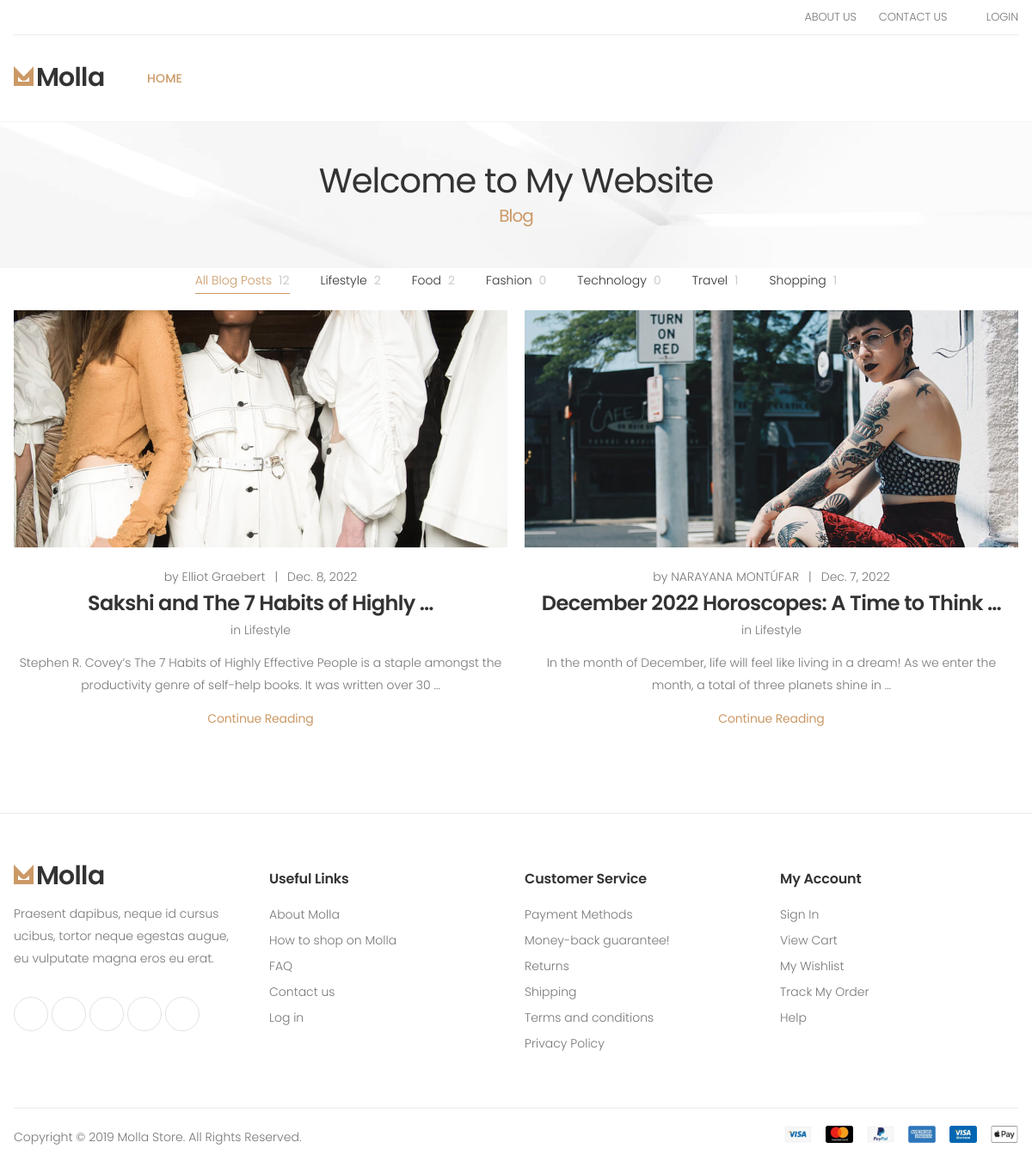
Page /category/1 on the committed database.
### blogs/models.py (models this page shows, shortened)
class Category(models.Model):
    name = models.CharField(max_length=20)
    def __str__(self):
        return self.name
    @property
    def cat_count(self):
        blogs = self.blog_set.all()
        num = blogs.count()
        return num

class Blog(models.Model):
    title = models.CharField(max_length=60)
    description = models.TextField()
    image = models.ImageField(null=True, blank=True)
    created_at = models.DateField(auto_now_add=True)
    author = models.CharField(max_length=35)
    category = models.ForeignKey(Category, on_delete=models.SET_NULL, null=True)
    @property
    def imageURL(self):
        try:
            url = self.image.url
        except:
            url = ""
        return url

### blogs/views.py (the view)
# urls.py: path('category/<int:id>', views.categorywise, name='category')
def categorywise(request, id):
    category = Category.objects.get(id=id)
    categories = Category.objects.all()
    blogs = Blog.objects.filter(category=category)
    return render(request, 'category.html', {'blogs': blogs, 'categories': categories})

### templates/category.html
{% extends 'base.html' %}
{% load static %}
{% block content %}
<div class="page-header text-center" style="background-image: url(../static/images/page-header-bg.jpg)">
    <div class="container">
        <h1 class="page-title">Welcome to My Website<span>Blog</span></h1>
    </div>
</div>
<div class="page-content">
    <div class="container">
        <nav class="blog-nav">
            <ul class="menu-cat entry-filter justify-content-center">
                <li class="active"><a href="/" data-filter="*">All Blog Posts<span>12</span></a></li>
                {% for category in categories %}
                <li><a href="/category/{{ category.id }}" data-filter=".lifestyle">{{ category.name }}<span>{{ category.cat_count }}</span></a></li>
                {% endfor %}
            </ul>
        </nav>
        <div class="entry-container max-col-2" data-layout="fitRows">
            {% for blog in blogs reversed %}
            <div class="entry-item lifestyle shopping col-sm-6">
                <article class="entry entry-grid text-center">
                    <figure class="entry-media">
                        <a href="single.html">
                            <img src="{{ blog.imageURL }}" alt="image desc">
                        </a>
                    </figure>
                    <div class="entry-body">
                        <div class="entry-meta">
                            <span class="entry-author">
                                by <a href="#">{{ blog.author }}</a>
                            </span>
                            <span class="meta-separator">|</span>
                            <a href="#">{{ blog.created_at }}</a>
                        </div>
                        <h2 class="entry-title">
                            <a href="/blog/{{ blog.id }}">{{ blog.title | truncatewords:7 }}</a>
                        </h2>
                        <div class="entry-cats">
                            in <a href="#">{{ blog.category }}</a>
                        </div>
                        <div class="entry-content">
                            <p>
                                {{ blog.description | truncatewords:25 }}
                            </p>
                            <a href="/blog/{{ blog.id }}" class="read-more">Continue Reading</a>
                        </div>
                    </div>
                </article>
            </div>
            {% endfor %}
        </div>
    </div>
    {% endblock %}

### templates/base.html (shortened to what this page needs)
{% load static %}
<!DOCTYPE html>
<html lang="en">
<head>
    <link rel="stylesheet" href="{% static 'css/bootstrap.min.css' %}">
    <link rel="stylesheet" href="{% static 'css/plugins/owl-carousel/owl.carousel.css' %}">
    <link rel="stylesheet" href="{% static 'css/style.css' %}">
</head>
<body>
    <div class="page-wrapper">
        <header class="header">
            <div class="header-top">
                <div class="container">
                    <div class="header-right py-3">
                        <ul class="top-menu">
                            <li>
                                <ul>
                                    <li><a href="about.html">About Us</a></li>
                                    <li><a href="contact.html">Contact Us</a></li>
                                    {% if user.is_authenticated %}
                                    <li><a href="/logout"><i class="icon-user"></i>Logout</a>
                                    {% else %}
                                    <li><a href="/login"><i class="icon-user"></i>Login</a>
                                    {% endif %}
                                    </li>
                                </ul>
                            </li>
                        </ul>
                    </div>
                </div>
            </div>
            <div class="header-middle sticky-header">
                <div class="container">
                    <div class="header-left">
                        <a href="/" class="logo">
                            <img src="{% static 'images/logo.png' %}" alt="Molla Logo" width="105" height="25">
                        </a>
                        <nav class="main-nav">
                            <ul class="menu sf-arrows">
                                <li class="megamenu-container active">
                                    <a href="/" class="">Home</a>
                                </li>
                            </ul>
                        </nav>
                    </div>
                </div>
            </div>
        </header>
        <main class="main">
        {% block content %}
        {% endblock %}
        </main>
        <footer class="footer">
            <div class="footer-middle">
                <div class="container">
                    <div class="row">
                        <div class="col-sm-6 col-lg-3">
                            <div class="widget widget-about">
                                <img src="{% static 'images/logo.png' %}" class="footer-logo" alt="Footer Logo" width="105"
                                    height="25">
                                <p>Praesent dapibus, neque id cursus ucibus, tortor neque egestas augue, eu vulputate
                                    magna eros eu erat. </p>
                                <div class="social-icons">
                                    <a href="#" class="social-icon" target="_blank" title="Facebook"><i
                                            class="icon-facebook-f"></i></a>
                                    <a href="#" class="social-icon" target="_blank" title="Twitter"><i
                                            class="icon-twitter"></i></a>
                                    <a href="#" class="social-icon" target="_blank" title="Instagram"><i
                                            class="icon-instagram"></i></a>
                                    <a href="#" class="social-icon" target="_blank" title="Youtube"><i
                                            class="icon-youtube"></i></a>
                                    <a href="#" class="social-icon" target="_blank" title="Pinterest"><i
                                            class="icon-pinterest"></i></a>
                                </div>
                            </div>
                        </div>
                        <div class="col-sm-6 col-lg-3">
                            <div class="widget">
                                <h4 class="widget-title">Useful Links</h4>
                                <ul class="widget-list">
                                    <li><a href="about.html">About Molla</a></li>
                                    <li><a href="#">How to shop on Molla</a></li>
                                    <li><a href="#">FAQ</a></li>
                                    <li><a href="contact.html">Contact us</a></li>
                                    <li><a href="login.html">Log in</a></li>
                                </ul>
                            </div>
                        </div>
                        <div class="col-sm-6 col-lg-3">
                            <div class="widget">
                                <h4 class="widget-title">Customer Service</h4>
                                <ul class="widget-list">
                                    <li><a href="#">Payment Methods</a></li>
                                    <li><a href="#">Money-back guarantee!</a></li>
                                    <li><a href="#">Returns</a></li>
                                    <li><a href="#">Shipping</a></li>
                                    <li><a href="#">Terms and conditions</a></li>
                                    <li><a href="#">Privacy Policy</a></li>
                                </ul>
                            </div>
                        </div>
                        <div class="col-sm-6 col-lg-3">
                            <div class="widget">
                                <h4 class="widget-title">My Account</h4>
                                <ul class="widget-list">
                                    <li><a href="#">Sign In</a></li>
                                    <li><a href="cart.html">View Cart</a></li>
                                    <li><a href="#">My Wishlist</a></li>
                                    <li><a href="#">Track My Order</a></li>
                                    <li><a href="#">Help</a></li>
                                </ul>
                            </div>
                        </div>
                    </div>
                </div>
            </div>
            <div class="footer-bottom">
                <div class="container">
                    <p class="footer-copyright">Copyright © 2019 Molla Store. All Rights Reserved.</p>
                    <figure class="footer-payments">
                        <img src="{% static 'images/payments.png' %}" alt="Payment methods" width="272" height="20">
                    </figure>
                </div>
            </div>
        </footer>
    </div>
</body>
</html>

### rows in the picture
Category: name "Lifestyle", cat_count "2"
Category: name "Food", cat_count "2"
Category: name "Fashion", cat_count "0"
Category: name "Technology", cat_count "0"
Category: name "Travel", cat_count "1"
Category: name "Shopping", cat_count "1"
Blog: imageURL (picture), author "Elliot Graebert", created_at "Dec. 8, 2022", title "Sakshi and The 7 Habits of Highly …", category "Lifestyle", description "Stephen R. Covey’s The 7 Habits of Highly Effective People is a staple amongst the productivity genre of self-help books. It was written over 30 …"
Blog: imageURL (picture), author "NARAYANA MONTÚFAR", created_at "Dec. 7, 2022", title "December 2022 Horoscopes: A Time to Think …", category "Lifestyle", description "In the month of December, life will feel like living in a dream! As we enter the month, a total of three planets shine in …"
